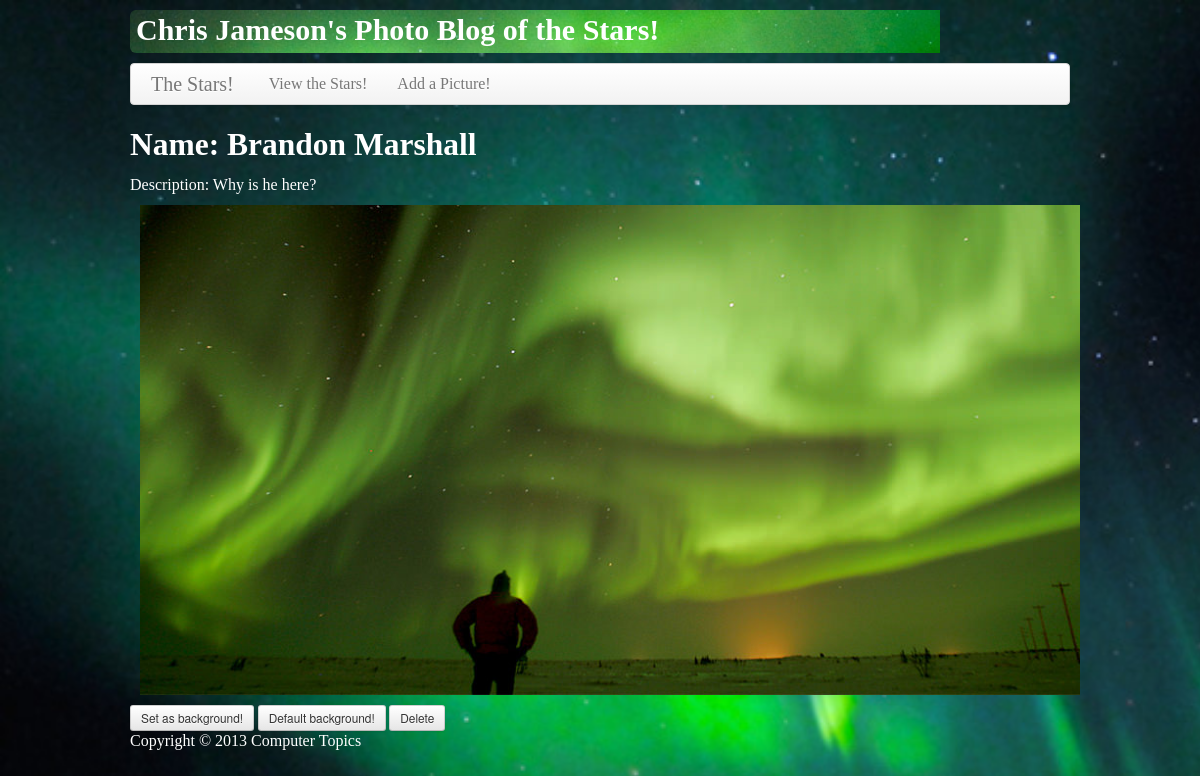
/?p=view_pic&id=41, run on the app's committed database.
### tables this page shows
CREATE TABLE IF NOT EXISTS `photos` (
  `photo_id` int(11) NOT NULL AUTO_INCREMENT,
  `photo_name` varchar(30) NOT NULL,
  `photo_des` text NOT NULL,
  `photo_ext` varchar(10) NOT NULL,
  PRIMARY KEY (`photo_id`)
);

### layout/main.php (called while the page is built, shortened)
<?php
if(isset($_GET['p'])) {
	$p = $_GET['p'];
} else {
	$p = DEFAULT_PAGE;
}
include("pages/$p.php");

### pages/view_pic.php (the view, shortened to what this page needs)
<?php
$conn = new mysqli(DB_HOST,DB_USER,DB_PASS,DB_NAME);
$sql ="SELECT * FROM photos WHERE photo_id='{$_GET['id']}'";
$results = $conn->query($sql);
while(($contact = $results->fetch_assoc()) != null) {
	extract($contact);
	?>
	<tr>
		<td><h2>Name: <?php echo $photo_name; ?></h2></td>
		<td><p>Description: <?php echo $photo_des; ?></p></td>
		<?php echo '<img id=floatimg src="upload/' . "$photo_ext" . '" alt="picture of space" />'; ?>
		<td><a href="?p=view_pic&id=<?php echo $photo_id?>"><input type="button" value="Set as background!" class="btn btn-small" onclick="document.body.style.cssText+=';background-image: url(upload/ . <?php $photo_ext ?>.jpg);background-repeat: no-repeat;';"></a>
			<a href="?p=view_pic&id=<?php echo $photo_id?>"><input type="button" value="Default background!" class="btn btn-small" onclick="document.body.style.cssText+=';background-image: url(upload/nl.jpg);background-repeat: no-repeat;';"></a>
		</td>
		<td>
		<?php
			echo 	'<form style="display:inline;" method="post" action="./actions/delete.php">';
			echo	'<input type="submit" value="Delete" class="btn btn-small" id="bon" />';
			echo	"</form>";
			echo	"</td>"; ?>
	</tr>
<?php }
?>

### styles.css (style rules this page uses)
body { background:transparent url(upload/nl.jpg) no-repeat; background-size:1680px; font-family:comic sans ms; }
h1, p, label, li { color:white; font-size:16px; }
h2, input#file { color:white; }
img#floatimg { float:left; display:inline-block; margin-right: 1000px; margin-bottom:10px; margin-left:10px; }

### data on the page
photos: photo_name "Brandon Marshall", photo_des "Why is he here?", photo_ext (picture)

### other printed values
$text "View the Stars!"
$text "Add a Picture!"
